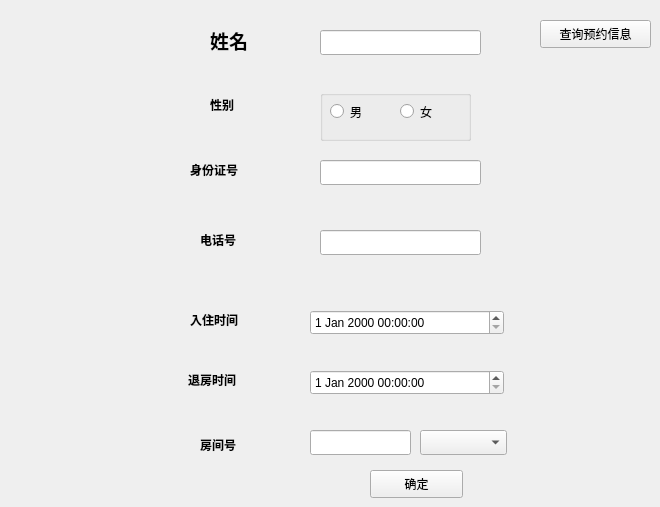
    <widget class="QWidget" name="page_3">
     <widget class="QLabel" name="label">
      <property name="geometry">
       <rect>
        <x>210</x>
        <y>20</y>
        <width>51</width>
        <height>41</height>
       </rect>
      </property>
      <property name="styleSheet">
       <string notr="true">
font: 11pt &quot;隶书&quot;;</string>
      </property>
      <property name="text">
       <string>&lt;html&gt;&lt;head/&gt;&lt;body&gt;&lt;p&gt;&lt;span style=&quot; font-size:14pt; font-weight:700;&quot;&gt;姓名&lt;/span&gt;&lt;/p&gt;&lt;/body&gt;&lt;/html&gt;</string>
      </property>
     </widget>
     <widget class="QLabel" name="label_7">
      <property name="geometry">
       <rect>
        <x>190</x>
        <y>160</y>
        <width>101</width>
        <height>21</height>
       </rect>
      </property>
      <property name="styleSheet">
       <string notr="true">font: 14pt &quot;隶书&quot;;</string>
      </property>
      <property name="text">
       <string>&lt;html&gt;&lt;head/&gt;&lt;body&gt;&lt;p&gt;&lt;span style=&quot; font-weight:700;&quot;&gt;身份证号&lt;/span&gt;&lt;/p&gt;&lt;/body&gt;&lt;/html&gt;</string>
      </property>
     </widget>
     <widget class="QLabel" name="label_8">
      <property name="geometry">
       <rect>
        <x>210</x>
        <y>90</y>
        <width>51</width>
        <height>31</height>
       </rect>
      </property>
      <property name="styleSheet">
       <string notr="true">font: 14pt &quot;隶书&quot;;</string>
      </property>
      <property name="text">
       <string>&lt;html&gt;&lt;head/&gt;&lt;body&gt;&lt;p&gt;&lt;span style=&quot; font-weight:700;&quot;&gt;性别&lt;/span&gt;&lt;/p&gt;&lt;/body&gt;&lt;/html&gt;</string>
      </property>
     </widget>
     <widget class="QLabel" name="label_9">
      <property name="geometry">
       <rect>
        <x>200</x>
        <y>230</y>
        <width>81</width>
        <height>21</height>
       </rect>
      </property>
      <property name="styleSheet">
       <string notr="true">font: 14pt &quot;隶书&quot;;</string>
      </property>
      <property name="text">
       <string>&lt;html&gt;&lt;head/&gt;&lt;body&gt;&lt;p&gt;&lt;span style=&quot; font-weight:700;&quot;&gt;电话号&lt;/span&gt;&lt;/p&gt;&lt;/body&gt;&lt;/html&gt;</string>
      </property>
     </widget>
     <widget class="QLabel" name="label_10">
      <property name="geometry">
       <rect>
        <x>190</x>
        <y>310</y>
        <width>101</width>
        <height>21</height>
       </rect>
      </property>
      <property name="styleSheet">
       <string notr="true">font: 14pt &quot;隶书&quot;;</string>
      </property>
      <property name="text">
       <string>&lt;html&gt;&lt;head/&gt;&lt;body&gt;&lt;p&gt;&lt;span style=&quot; font-weight:700;&quot;&gt;入住时间&lt;/span&gt;&lt;/p&gt;&lt;/body&gt;&lt;/html&gt;</string>
      </property>
     </widget>
     <widget class="QLabel" name="label_11">
      <property name="geometry">
       <rect>
        <x>188</x>
        <y>370</y>
        <width>101</width>
        <height>21</height>
       </rect>
      </property>
      <property name="styleSheet">
       <string notr="true">font: 14pt &quot;隶书&quot;;</string>
      </property>
      <property name="text">
       <string>&lt;html&gt;&lt;head/&gt;&lt;body&gt;&lt;p&gt;&lt;span style=&quot; font-weight:700;&quot;&gt;退房时间&lt;/span&gt;&lt;/p&gt;&lt;/body&gt;&lt;/html&gt;</string>
      </property>
     </widget>
     <widget class="QLabel" name="label_12">
      <property name="geometry">
       <rect>
        <x>200</x>
        <y>430</y>
        <width>81</width>
        <height>31</height>
       </rect>
      </property>
      <property name="styleSheet">
       <string notr="true">font: 14pt &quot;隶书&quot;;</string>
      </property>
      <property name="text">
       <string>&lt;html&gt;&lt;head/&gt;&lt;body&gt;&lt;p&gt;&lt;span style=&quot; font-weight:700;&quot;&gt;房间号&lt;/span&gt;&lt;/p&gt;&lt;/body&gt;&lt;/html&gt;</string>
      </property>
     </widget>
     <widget class="QGroupBox" name="groupBox">
      <property name="geometry">
       <rect>
        <x>320</x>
        <y>90</y>
        <width>151</width>
        <height>51</height>
       </rect>
      </property>
      <property name="title">
       <string/>
      </property>
      <widget class="QRadioButton" name="radioButton">
       <property name="geometry">
        <rect>
         <x>10</x>
         <y>10</y>
         <width>118</width>
         <height>23</height>
        </rect>
       </property>
       <property name="text">
        <string>男</string>
       </property>
      </widget>
      <widget class="QRadioButton" name="radioButton_2">
       <property name="geometry">
        <rect>
         <x>80</x>
         <y>10</y>
         <width>118</width>
         <height>23</height>
        </rect>
       </property>
       <property name="text">
        <string>女</string>
       </property>
      </widget>
     </widget>
     <widget class="QLineEdit" name="lineEdit_4">
      <property name="geometry">
       <rect>
        <x>320</x>
        <y>30</y>
        <width>161</width>
        <height>25</height>
       </rect>
      </property>
      <property name="styleSheet">
       <string notr="true">font: 700 12pt &quot;微软雅黑&quot;;</string>
      </property>
     </widget>
     <widget class="QLineEdit" name="lineEdit_6">
      <property name="geometry">
       <rect>
        <x>320</x>
        <y>160</y>
        <width>161</width>
        <height>25</height>
       </rect>
      </property>
      <property name="styleSheet">
       <string notr="true">font: 700 12pt &quot;微软雅黑&quot;;</string>
      </property>
     </widget>
     <widget class="QLineEdit" name="lineEdit_7">
      <property name="geometry">
       <rect>
        <x>320</x>
        <y>230</y>
        <width>161</width>
        <height>25</height>
       </rect>
      </property>
      <property name="styleSheet">
       <string notr="true">font: 700 12pt &quot;微软雅黑&quot;;</string>
      </property>
     </widget>
     <widget class="QDateTimeEdit" name="dateTimeEdit_3">
      <property name="geometry">
       <rect>
        <x>310</x>
        <y>310</y>
        <width>194</width>
        <height>25</height>
       </rect>
      </property>
     </widget>
     <widget class="QDateTimeEdit" name="dateTimeEdit_4">
      <property name="geometry">
       <rect>
        <x>310</x>
        <y>370</y>
        <width>194</width>
        <height>25</height>
       </rect>
      </property>
     </widget>
     <widget class="QLineEdit" name="lineEdit_8">
      <property name="geometry">
       <rect>
        <x>310</x>
        <y>430</y>
        <width>101</width>
        <height>25</height>
       </rect>
      </property>
      <property name="styleSheet">
       <string notr="true">font: 700 12pt &quot;微软雅黑&quot;;</string>
      </property>
     </widget>
     <widget class="QComboBox" name="comboBox_2">
      <property name="geometry">
       <rect>
        <x>420</x>
        <y>430</y>
        <width>87</width>
        <height>25</height>
       </rect>
      </property>
     </widget>
     <widget class="QPushButton" name="pushButton_2">
      <property name="geometry">
       <rect>
        <x>370</x>
        <y>470</y>
        <width>93</width>
        <height>28</height>
       </rect>
      </property>
      <property name="text">
       <string>确定</string>
      </property>
     </widget>
     <widget class="QPushButton" name="pushButton_3">
      <property name="geometry">
       <rect>
        <x>540</x>
        <y>20</y>
        <width>111</width>
        <height>28</height>
       </rect>
      </property>
      <property name="styleSheet">
       <string notr="true"/>
      </property>
      <property name="text">
       <string>查询预约信息</string>
      </property>
     </widget>
    </widget>
